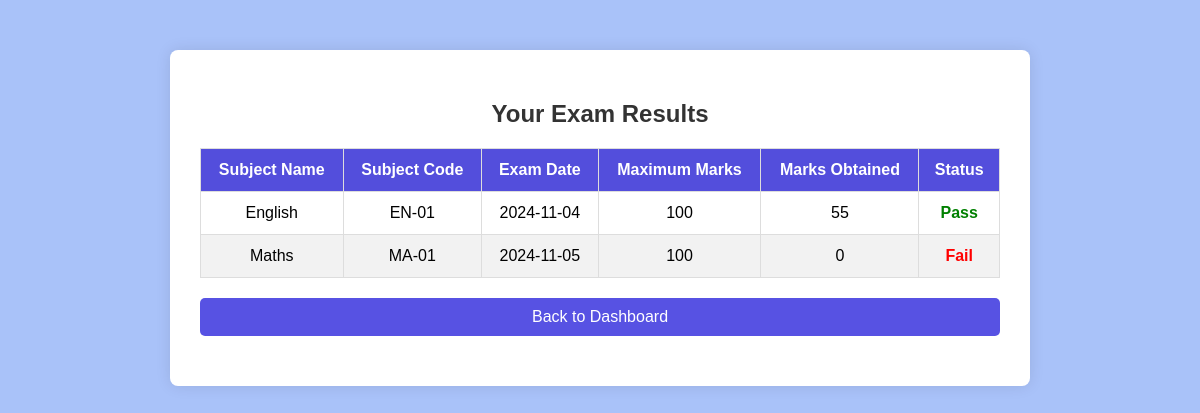
Screenshot of /Student/results.php (signed in) with the database file from the repository.
### tables this page shows
CREATE TABLE `tblexam_stu` (
  `tblexam_stu_id` int(11) NOT NULL,
  `exam_id` int(11) NOT NULL,
  `std_id` int(11) NOT NULL,
  `marks_obtained` int(11) DEFAULT NULL,
  `status` tinyint(1) DEFAULT 1
);

CREATE TABLE `tblexam` (
  `exam_id` int(11) NOT NULL,
  `subject_name` varchar(255) NOT NULL,
  `subject_code` varchar(50) NOT NULL,
  `Qp_code` varchar(100) NOT NULL,
  `exam_date` date NOT NULL,
  `maximum_marks` int(11) NOT NULL,
  `course_id` int(11) NOT NULL,
  `created_at` timestamp NOT NULL DEFAULT current_timestamp()
);

### Student/results.php (the view, shortened to what this page needs)
<?php
include('../includes/dbcon.php');
$student_id = $_SESSION['userId'];
$query = "
    SELECT e.subject_name, e.subject_code, e.exam_date, e.maximum_marks,
           es.marks_obtained, es.status
    FROM tblexam_stu es
    INNER JOIN tblexam e ON es.exam_id = e.exam_id
    WHERE es.std_id = $student_id";
$result = $conn->query($query);
?>
<!DOCTYPE html>
<html lang="en">
<head>
</head>
<body>
    <div class="container">
        <h2>Your Exam Results</h2>
        <?php if ($result->num_rows > 0): ?>
            <table>
                <thead>
                    <tr>
                        <th>Subject Name</th>
                        <th>Subject Code</th>
                        <th>Exam Date</th>
                        <th>Maximum Marks</th>
                        <th>Marks Obtained</th>
                        <th>Status</th>
                    </tr>
                </thead>
                <tbody>
                    <?php while ($row = $result->fetch_assoc()): ?>
                        <tr>
                            <td><?php echo htmlspecialchars($row['subject_name']); ?></td>
                            <td><?php echo htmlspecialchars($row['subject_code']); ?></td>
                            <td><?php echo htmlspecialchars($row['exam_date']); ?></td>
                            <td><?php echo htmlspecialchars($row['maximum_marks']); ?></td>
                            <td><?php echo htmlspecialchars($row['marks_obtained']); ?></td>
                            <td class="<?php echo $row['status'] == 1 ? 'status-pass' : 'status-fail'; ?>">
                                <?php echo $row['status'] == 1 ? 'Pass' : 'Fail'; ?>
                            </td>
                        </tr>
                    <?php endwhile; ?>
                </tbody>
            </table>
        <?php else: ?>
            <p>No exam results found.</p>
        <?php endif; ?>
        <a href="index.php" class="back-btn">Back to Dashboard</a>
    </div>
</body>
</html>

### Student/results.php (style rules this page uses)
body { font-family: Arial, sans-serif; background-color: #a9c2f9; margin: 0; padding: 0; }
.container { max-width: 800px; margin: 50px auto; background-color: #fff; padding: 30px; box-shadow: 0 0 15px rgba(0, 0, 0, 0.1); border-radius: 8px; }
h2 { text-align: center; margin-bottom: 20px; color: #333; }
table { width: 100%; border-collapse: collapse; margin-top: 20px; }
table th, table td { border: 1px solid #ddd; padding: 12px; text-align: center; }
table th { background-color: #534edc; color: white; }
table tr:nth-child(even) { background-color: #f2f2f2; }
.status-pass { color: green; font-weight: bold; }
.status-fail { color: red; font-weight: bold; }
.back-btn { display: block; margin: 20px auto; background-color: #5752e3; color: white; padding: 10px 20px; text-align: center; border: none; border-radius: 5px; cursor: pointer; text-decoration: none; }

### rows the page displays
tblexam_stu: exam.subject_name "English", exam.subject_code "EN-01", exam.exam_date "2024-11-04", exam.maximum_marks "100", marks_obtained "55", status "Pass"
tblexam_stu: exam.subject_name "Maths", exam.subject_code "MA-01", exam.exam_date "2024-11-05", exam.maximum_marks "100", marks_obtained "0", status "Fail"
